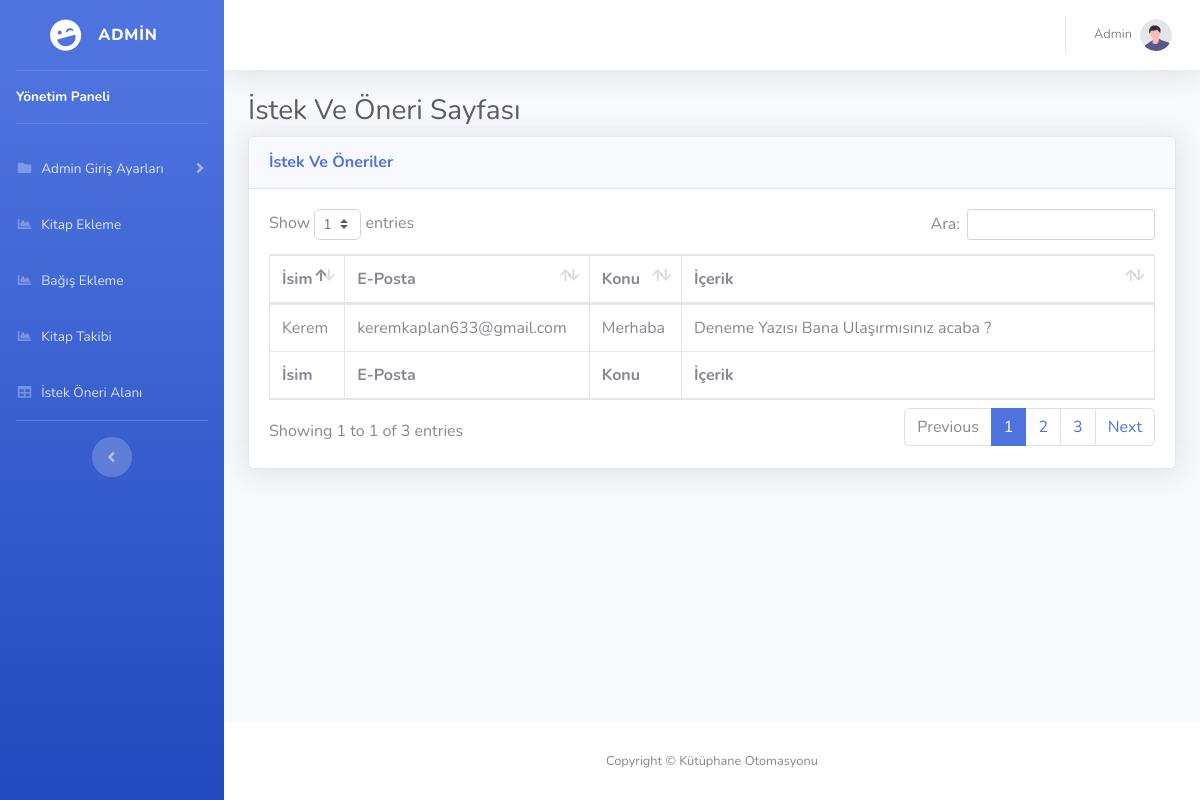
Screenshot of /admin/tables.php (signed in) with the database file from the repository.
### tables this page shows
CREATE TABLE IF NOT EXISTS `istekoneri` (
  `istek_id` int(10) UNSIGNED NOT NULL AUTO_INCREMENT,
  `eposta` varchar(255) NOT NULL,
  `konu` varchar(255) NOT NULL,
  `icerik` varchar(255) DEFAULT NULL,
  `adi` varchar(225) NOT NULL,
  PRIMARY KEY (`istek_id`)
);

### searchsql.php (called while the page is built, shortened)
<?php
	include "config.php";
	$isteksorgu="SELECT * FROM istekoneri";
	$istekalanisql=$baglanti->query($isteksorgu);
?>

### admin/tables.php (the view, shortened to what this page needs)
<?php
include "logindata.php";
?>
<html lang="tr-TR">
<head>
    <link href="vendor/fontawesome-free/css/all.min.css" rel="stylesheet" type="text/css">
    <link href="css/sb-admin-2.min.css" rel="stylesheet">
    <link href="vendor/datatables/dataTables.bootstrap4.min.css" rel="stylesheet">
</head>
<body id="page-top">
       <div id="wrapper">
        <ul class="navbar-nav bg-gradient-primary sidebar sidebar-dark accordion" id="accordionSidebar">
            <a class="sidebar-brand d-flex align-items-center justify-content-center" href="index.php">
                <div class="sidebar-brand-icon rotate-n-15">
                    <i class="fas fa-laugh-wink"></i>
                </div>
                <div class="sidebar-brand-text mx-3"> Admin</div>
            </a>
            <hr class="sidebar-divider my-0">
            <li class="nav-item active">
                <a class="nav-link" href="index.php">
                    <span>Yönetim Paneli</span></a>
            </li>
            <hr class="sidebar-divider">
            <li class="nav-item">
                <a class="nav-link collapsed" href="#" data-toggle="collapse" data-target="#collapsePages"
                    aria-expanded="true" aria-controls="collapsePages">
                    <i class="fas fa-fw fa-folder"></i>
                    <span>Admin Giriş Ayarları</span>
                </a>
            </li>
            <li class="nav-item">
                <a class="nav-link" href="charts.php">
                    <i class="fas fa-fw fa-chart-area"></i>
                    <span>Kitap Ekleme</span></a>
            </li>
              <li class="nav-item">
                <a class="nav-link" href="charts2.php">
                    <i class="fas fa-fw fa-chart-area"></i>
                    <span>Bağış Ekleme</span></a>
            </li>
             <li class="nav-item">
                <a class="nav-link" href="bookcontrol.php">
                    <i class="fas fa-fw fa-chart-area"></i>
                    <span>Kitap Takibi</span></a>
            </li>
            <li class="nav-item">
                <a class="nav-link" href="tables.php">
                    <i class="fas fa-fw fa-table"></i>
                    <span>İstek Öneri Alanı</span></a>
            </li>
            <hr class="sidebar-divider d-none d-md-block">
            <div class="text-center d-none d-md-inline">
                <button class="rounded-circle border-0" id="sidebarToggle"></button>
            </div>
        </ul>
        <div id="content-wrapper" class="d-flex flex-column">
            <div id="content">
                <nav class="navbar navbar-expand navbar-light bg-white topbar mb-4 static-top shadow">
                    <ul class="navbar-nav ml-auto">
                        <li class="nav-item dropdown no-arrow">
                            <a class="nav-link dropdown-toggle" href="#" id="userDropdown" role="button"
                                data-toggle="dropdown" aria-haspopup="true" aria-expanded="false">
                                <span class="mr-2 d-none d-lg-inline text-gray-600 small">Admin</span>
                                <img class="img-profile rounded-circle"
                                    src="img/undraw_profile.svg">
                            </a>
                        </li>
                    </ul>
                </nav>
                <div class="container-fluid">
                    <h1 class="h3 mb-2 text-gray-800">İstek Ve Öneri Sayfası</h1>
                    <div class="card shadow mb-4">
                        <div class="card-header py-3">
                            <h6 class="m-0 font-weight-bold text-primary">İstek Ve Öneriler</h6>
                        </div>
                        <div class="card-body">
                            <div class="table-responsive">
                                <table class="table table-bordered" id="dataTable" width="100%" cellspacing="0">
                                    <thead>
                                        <tr>
                                            <th>İsim</th>
                                            <th>E-Posta</th>
                                            <th>Konu</th>
                                            <th>İçerik</th>
                                        </tr>
                                    </thead>
                                    <tfoot>
                                        <tr>
                                            <th>İsim</th>
                                            <th>E-Posta</th>
                                            <th>Konu</th>
                                            <th>İçerik</th>
                                        </tr>
                                    </tfoot>
                                    <tbody>
                <?php
                include "../searchsql.php";
                if ($istekalanisql) {
                    while ($veriistek = $istekalanisql->fetch_assoc()) {
                        echo
                        "<tr>".
                        "<td>".$veriistek["adi"]."</td>".
                        "<td>".$veriistek["eposta"]."</td>"
                        ."<td>".$veriistek["konu"]."</td>"
                        ."<td>".$veriistek["icerik"]."</td>"
                        ."</tr>";
                    }
                }
                ?>
                                    </tbody>
                                </table>
                            </div>
                        </div>
                    </div>
                </div>
            </div>
            <footer class="sticky-footer bg-white">
                <div class="container my-auto">
                    <div class="copyright text-center my-auto">
                        <span>Copyright &copy; Kütüphane Otomasyonu</span>
                    </div>
                </div>
            </footer>
        </div>
    </div>
</body>
</html>

### rows the page displays
istekoneri: adi "Kerem", eposta "keremkaplan633@gmail.com", konu "Merhaba", icerik "Deneme Yazısı Bana Ulaşırmısınız acaba ?"
